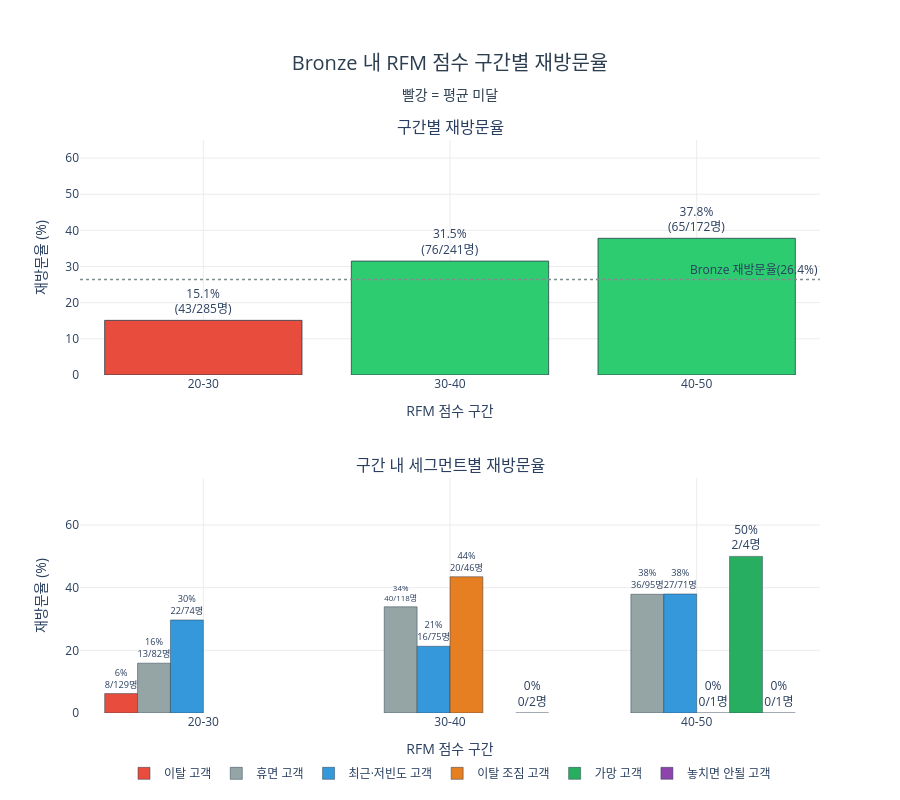

Notebook code cell kept with this figure:
### Code cell
avg_rate = round(h41_data['재방문'].mean() * 100, 1)
colors_h41 = ['#e74c3c' if r < avg_rate else '#2ecc71' for r in h41_bin['재방문율']]

fig = make_subplots(
    rows=2, cols=1,
    subplot_titles=['구간별 재방문율', '구간 내 세그먼트별 재방문율'],
    vertical_spacing=0.18
)

fig.add_trace(go.Bar(
    x=h41_bin['점수구간'].astype(str),
    y=h41_bin['재방문율'],
    text=[
        f"{row['재방문율']:.1f}%<br>({int(row['재방문수'])}/{int(row['고객수'])}명)"
        for _, row in h41_bin.iterrows()
    ],
    textposition='outside',
    marker=dict(color=colors_h41, line=dict(color='#2c3e50', width=0.8)),
    showlegend=False,
), row=1, col=1)

seg_order = ['이탈 고객', '휴면 고객', '최근·저빈도 고객', '이탈 조짐 고객', '가망 고객', '놓치면 안될 고객']
for seg in seg_order:
    sub = h41_seg[h41_seg['세그먼트'] == seg]
    if len(sub) == 0:
        continue
    fig.add_trace(go.Bar(
        x=sub['점수구간'].astype(str),
        y=sub['재방문율'],
        name=seg,
        marker=dict(color=seg_color.get(seg, '#cccccc'), line=dict(color='#2c3e50', width=0.5)),
        text=[f"{v:.0f}%<br>{n}/{t}명" for v, n, t in zip(sub['재방문율'], sub['재방문수'], sub['고객수'])],
        textposition='outside',
    ), row=2, col=1)

fig.add_hline(
    y=avg_rate,
    line_dash='dot', line_color='#7f8c8d', line_width=1.5,
    annotation_text=f'Bronze 재방문율({avg_rate}%)',
    annotation_position='top right',
    row=1, col=1
)

fig.update_layout(
    title=dict(
        text='Bronze 내 RFM 점수 구간별 재방문율<br><sub>빨강 = 평균 미달</sub>',
        font=dict(size=20, color='#2c3e50'), x=0.5, xanchor='center'
    ),
    barmode='group',
    plot_bgcolor='white',
    margin=dict(t=140),
    height=800,
    legend=dict(orientation='h', yanchor='top', y=-0.08, xanchor='center', x=0.5)
)
fig.update_xaxes(gridcolor='#ececec')
fig.update_yaxes(gridcolor='#ececec')
fig.update_xaxes(title_text='RFM 점수 구간', row=1, col=1)
fig.update_yaxes(title_text='재방문율 (%)', range=[0, 65], row=1, col=1)
fig.update_xaxes(title_text='RFM 점수 구간', row=2, col=1)
fig.update_yaxes(title_text='재방문율 (%)', range=[0, 75], row=2, col=1)
fig.show()

### Figure 1 — Plotly figure (JSON) as saved in the notebook; plotly's stock layout.template omitted (floating-point values rounded to 4 significant figures)
{"data": [{"marker": {"color": ["#e74c3c", "#2ecc71", "#2ecc71"], "line": {"color": "#2c3e50", "width": 0.8}}, "showlegend": false, "text": ["15.1%<br>(43/285명)", "31.5%<br>(76/241명)", "37.8%<br>(65/172명)"], "textposition": "outside", "type": "bar", "x": ["20-30", "30-40", "40-50"], "xaxis": "x", "y": [15.1, 31.5, 37.8], "yaxis": "y"}, {"marker": {"color": "#e74c3c", "line": {"color": "#2c3e50", "width": 0.5}}, "name": "이탈 고객", "text": ["6%<br>8/129명"], "textposition": "outside", "type": "bar", "x": ["20-30"], "xaxis": "x2", "y": [6.2], "yaxis": "y2"}, {"marker": {"color": "#95a5a6", "line": {"color": "#2c3e50", "width": 0.5}}, "name": "휴면 고객", "text": ["16%<br>13/82명", "34%<br>40/118명", "38%<br>36/95명"], "textposition": "outside", "type": "bar", "x": ["20-30", "30-40", "40-50"], "xaxis": "x2", "y": [15.9, 33.9, 37.9], "yaxis": "y2"}, {"marker": {"color": "#3498db", "line": {"color": "#2c3e50", "width": 0.5}}, "name": "최근·저빈도 고객", "text": ["30%<br>22/74명", "21%<br>16/75명", "38%<br>27/71명"], "textposition": "outside", "type": "bar", "x": ["20-30", "30-40", "40-50"], "xaxis": "x2", "y": [29.7, 21.3, 38.0], "yaxis": "y2"}, {"marker": {"color": "#e67e22", "line": {"color": "#2c3e50", "width": 0.5}}, "name": "이탈 조짐 고객", "text": ["44%<br>20/46명", "0%<br>0/1명"], "textposition": "outside", "type": "bar", "x": ["30-40", "40-50"], "xaxis": "x2", "y": [43.5, 0.0], "yaxis": "y2"}, {"marker": {"color": "#27ae60", "line": {"color": "#2c3e50", "width": 0.5}}, "name": "가망 고객", "text": ["50%<br>2/4명"], "textposition": "outside", "type": "bar", "x": ["40-50"], "xaxis": "x2", "y": [50.0], "yaxis": "y2"}, {"marker": {"color": "#8e44ad", "line": {"color": "#2c3e50", "width": 0.5}}, "name": "놓치면 안될 고객", "text": ["0%<br>0/2명", "0%<br>0/1명"], "textposition": "outside", "type": "bar", "x": ["30-40", "40-50"], "xaxis": "x2", "y": [0.0, 0.0], "yaxis": "y2"}], "layout": {"annotations": [{"font": {"size": 16}, "showarrow": false, "text": "구간별 재방문율", "x": 0.5, "xanchor": "center", "xref": "paper", "y": 1, "yanchor": "bottom", "yref": "paper"}, {"font": {"size": 16}, "showarrow": false, "text": "구간 내 세그먼트별 재방문율", "x": 0.5, "xanchor": "center", "xref": "paper", "y": 0.41, "yanchor": "bottom", "yref": "paper"}, {"showarrow": false, "text": "Bronze 재방문율(26.4%)", "x": 1, "xanchor": "right", "xref": "x domain", "y": 26.4, "yanchor": "bottom", "yref": "y"}], "barmode": "group", "height": 800, "legend": {"orientation": "h", "x": 0.5, "xanchor": "center", "y": -0.08, "yanchor": "top"}, "margin": {"t": 140}, "plot_bgcolor": "white", "shapes": [{"line": {"color": "#7f8c8d", "dash": "dot", "width": 1.5}, "type": "line", "x0": 0, "x1": 1, "xref": "x domain", "y0": 26.4, "y1": 26.4, "yref": "y"}], "title": {"font": {"color": "#2c3e50", "size": 20}, "text": "Bronze 내 RFM 점수 구간별 재방문율<br><sub>빨강 = 평균 미달</sub>", "x": 0.5, "xanchor": "center"}, "xaxis": {"anchor": "y", "domain": [0, 1], "gridcolor": "#ececec", "title": {"text": "RFM 점수 구간"}}, "xaxis2": {"anchor": "y2", "domain": [0, 1], "gridcolor": "#ececec", "title": {"text": "RFM 점수 구간"}}, "yaxis": {"anchor": "x", "domain": [0.59, 1], "gridcolor": "#ececec", "range": [0, 65], "title": {"text": "재방문율 (%)"}}, "yaxis2": {"anchor": "x2", "domain": [0, 0.41], "gridcolor": "#ececec", "range": [0, 75], "title": {"text": "재방문율 (%)"}}}}
